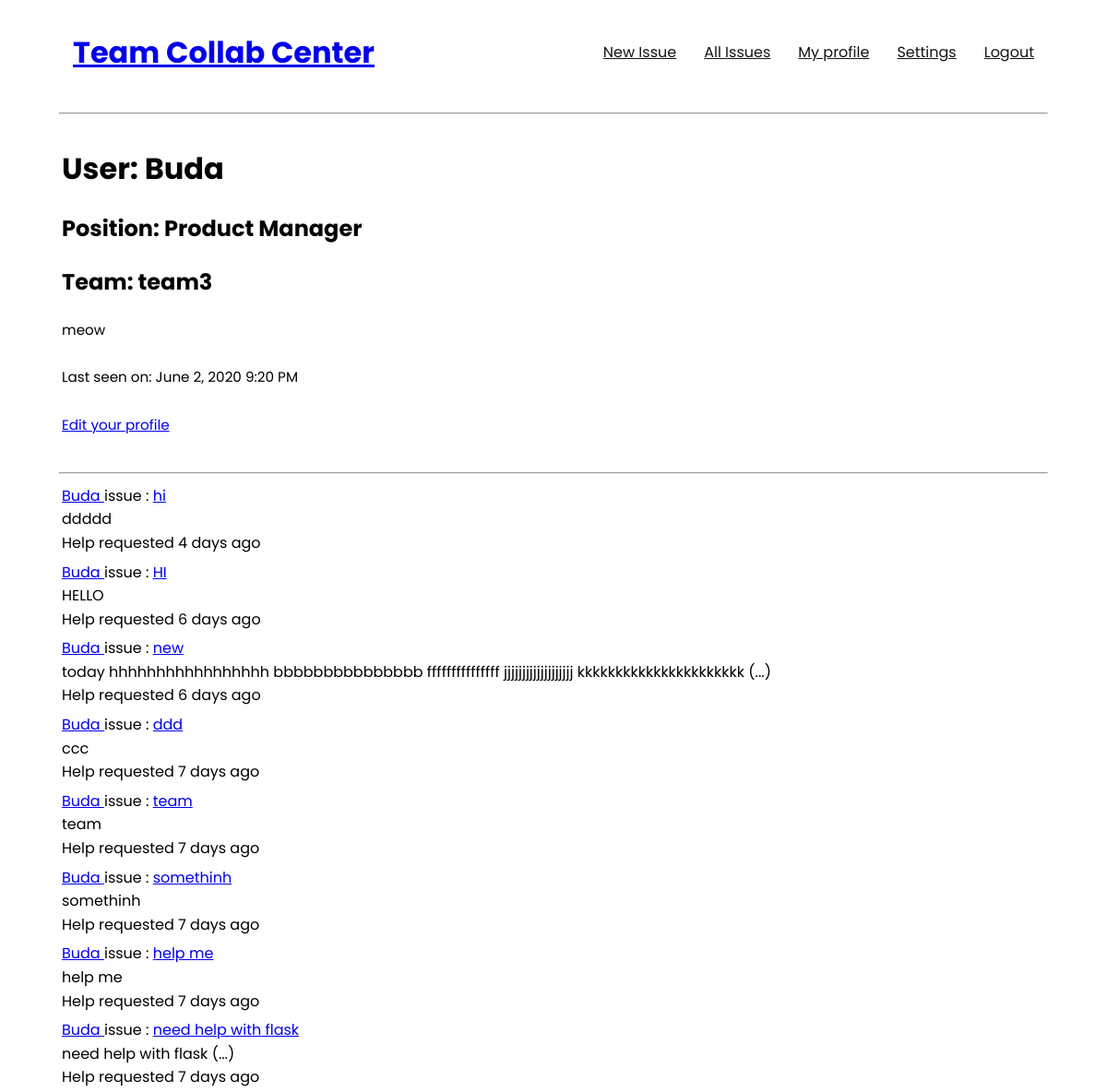
The page /user/Buda (signed in) on the database as committed earlier.
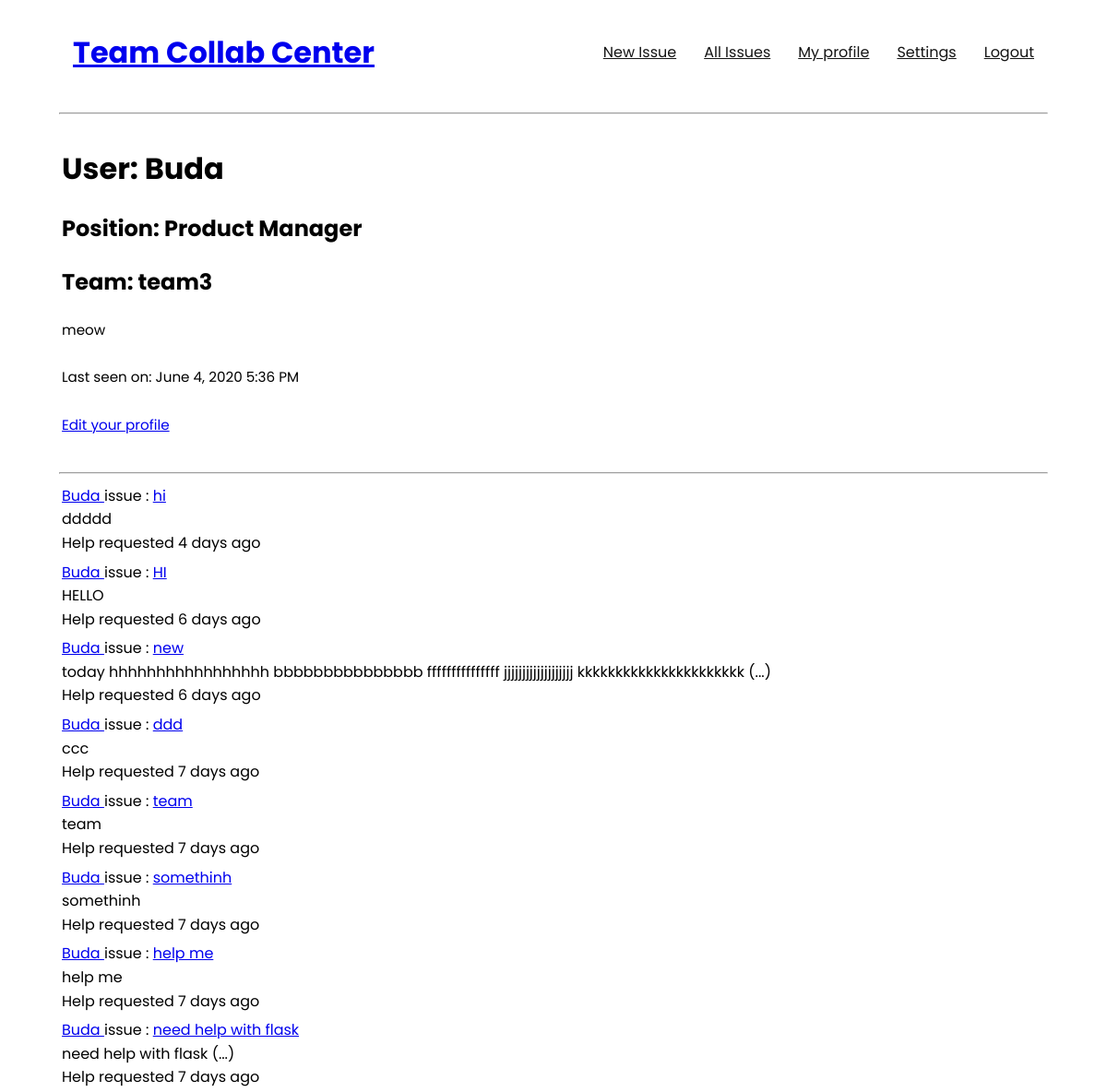
The same page on the database as committed later.
### app/models.py (models this page shows, shortened)
class User(UserMixin, db.Model):
    __tablename__='users'
    id = db.Column(db.Integer, primary_key=True)
    username = db.Column(db.String(64), index=True, unique=True)
    email = db.Column(db.String(120), index=True, unique=True)
    password_hash = db.Column(db.String(128))
    posts = db.relationship('Post', backref='author', lazy='dynamic')
    position_id = db.Column(db.Integer, db.ForeignKey('position.id'))
    about_me = db.Column(db.String(240))
    last_seen = db.Column(db.DateTime, default=datetime.utcnow)
    team_id = db.Column(db.Integer, db.ForeignKey('teams.id'))
    comments = db.relationship('Comment', backref='comment_author', lazy='dynamic')

class Position(db.Model):
    __tablename__='position'
    id = db.Column(db.Integer, primary_key=True)
    name = db.Column(db.String(64), unique=True)
    members = db.relationship('User', backref='position_members')

class Team(db.Model):
    __tablename__='teams'
    id = db.Column(db.Integer, primary_key=True)
    name = db.Column(db.String(64), unique=True)
    members = db.relationship('User', backref='team_members')
    team_posts = db.relationship('Post', backref='team_posts')

class Post(db.Model):
    __tablename__='posts'
    id = db.Column(db.Integer, primary_key=True)
    title = db.Column(db.String(64))
    description = db.Column(db.String(1000))
    timestamp = db.Column(db.DateTime, index=True, default=datetime.utcnow)
    user_id = db.Column(db.Integer, db.ForeignKey('users.id'))
    team_id = db.Column(db.Integer, db.ForeignKey('teams.id'))
    comments = db.relationship('Comment', backref='comment_ticket', lazy='dynamic')

### app/routes.py (the view)
@app.route('/user/<username>')
@login_required
def user(username):
    user = User.query.filter_by(username=username).first_or_404()
    page = request.args.get('page', 1, type=int)
    posts = Post.query.filter_by(user_id=user.id).order_by(
        Post.timestamp.desc()).paginate(
        page, app.config['POSTS_PER_PAGE'], False)
    next_url = url_for('user', username=user.username, page=posts.next_num) \
        if posts.has_next else None
    prev_url = url_for('user', username=user.username, page=posts.prev_num) \
        if posts.has_prev else None
    return render_template('user.html', user=user, posts=posts.items,
                           next_url=next_url, prev_url=prev_url)

### app/models.py (called while the page is built)
@login.user_loader
def load_user(id):
    return User.query.get(int(id))

### app/routes.py (called while the page is built)
@app.before_request
def before_request():
    if current_user.is_authenticated:
        current_user.last_seen = datetime.utcnow()
        db.session.commit()

### app/templates/user.html (shortened to what this page needs)
{% extends "base.html" %}
{% block content %}
    <table>
        <tr valign="top">
            <td>
                <h1>User: {{ user.username }}</h1>
                <h2>Position: {{ user.position_members.name }}</h2>
                <h2>Team: {{ user.team_members.name }}</h2>
                {% if user.about_me %}<p>{{ user.about_me }}</p>{% endif %}
                {% if user.last_seen %}
                    <p>Last seen on: {{ moment(user.last_seen).format('LLL') }}</p>
                {% endif %}
                {% if user == current_user %}
                <p><a href="{{ url_for('edit_profile') }}">Edit your profile</a></p>
                {% endif %}
            </td>
        </tr>
    </table>
    <hr>
    {% for post in posts %}
        {% include '_post.html' %}
    {% endfor %}
{% endblock %}

### app/templates/base.html (shortened to what this page needs)
<!DOCTYPE html>
<html lang="en">
<head>
    <link rel="stylesheet" href="{{ url_for('static',filename='styles/style.css') }}">
</head>
<body>
    <header class="main-header">
        <h1 class="name"><a href="{{ url_for('index') }}">Team Collab Center</a></h1>
        <ul class="main-nav">
            {% if current_user.is_anonymous %}
            <li><a href="{{ url_for('login') }}">Login</a></li>
            {% else %}
            <li><a href="{{ url_for('create_issue') }}">New Issue</a></li>
            <li><a href="{{ url_for('explore') }}">All Issues</a></li>
            <li><a href="{{ url_for('user', username=current_user.username) }}">My profile</a></li>
            <li><a href="#">Settings</a></li>
            <li><a href="{{ url_for('logout') }}">Logout</a></li>
            {% endif %}
        </ul>
    </header>
    <hr>
    {% block content %}{% endblock %}
</body>
</html>

### app/templates/_post.html
<table>
    <tr valign="top">
        <td>
            <a href="{{ url_for('user', username=post.author.username) }}">
            {{ post.author.username }}
            </a>
            issue : <a href="{{ url_for('post_view', id=post.id) }}">{{ post.title }}</a>
            <br>
            {% if post.description|length < 20 %}
                {{ post.description }}
            {% else %}
                {{ post.description[0:100] }} (...)
            {% endif %}
            <br>
            Help requested {{ moment(post.timestamp).fromNow() }}
        </td>
    </tr>
</table>

### app/static/styles/style.css (style rules this page uses)
@media (min-width: 769px) { .main-header, .main-nav { display: -webkit-box; display: -ms-flexbox; display: flex; } }
@media (min-width: 769px) { .main-header { -webkit-box-orient: vertical; -webkit-box-direction: normal; -ms-flex-direction: column; flex-direction: column; -webkit-box-align: center; -ms-flex-align: center; align-items: center; } }
@media (min-width: 1025px) { .main-header { -webkit-box-orient: horizontal; -webkit-box-direction: normal; -ms-flex-direction: row; flex-direction: row; -webkit-box-pack: justify; -ms-flex-pack: justify; justify-content: space-between; } }
* { -webkit-box-sizing: border-box; box-sizing: border-box; }
body { font-family: 'Poppins', sans-serif; line-height: 1.6; margin: 0 4rem; }
ul { display: -webkit-box; display: -ms-flexbox; display: flex; -webkit-box-orient: horizontal; -webkit-box-direction: normal; -ms-flex-direction: row; flex-direction: row; -ms-flex-wrap: wrap; flex-wrap: wrap; margin: 0; padding: 0; list-style: none; }
ul li a { padding: 0 2rem; }
p { font-size: .95em; margin-bottom: 1.8em; }
.name { font-size: bold; }
.name a, .main-nav a { text-align: center; display: block; padding: 10px 15px; }
.h1, .main-nav li a { color: #141414; }

Rows that differ between the two databases and show on the page:
changed User "Buda": last_seen "June 2, 2020 9:20 PM" → "June 4, 2020 5:36 PM"
